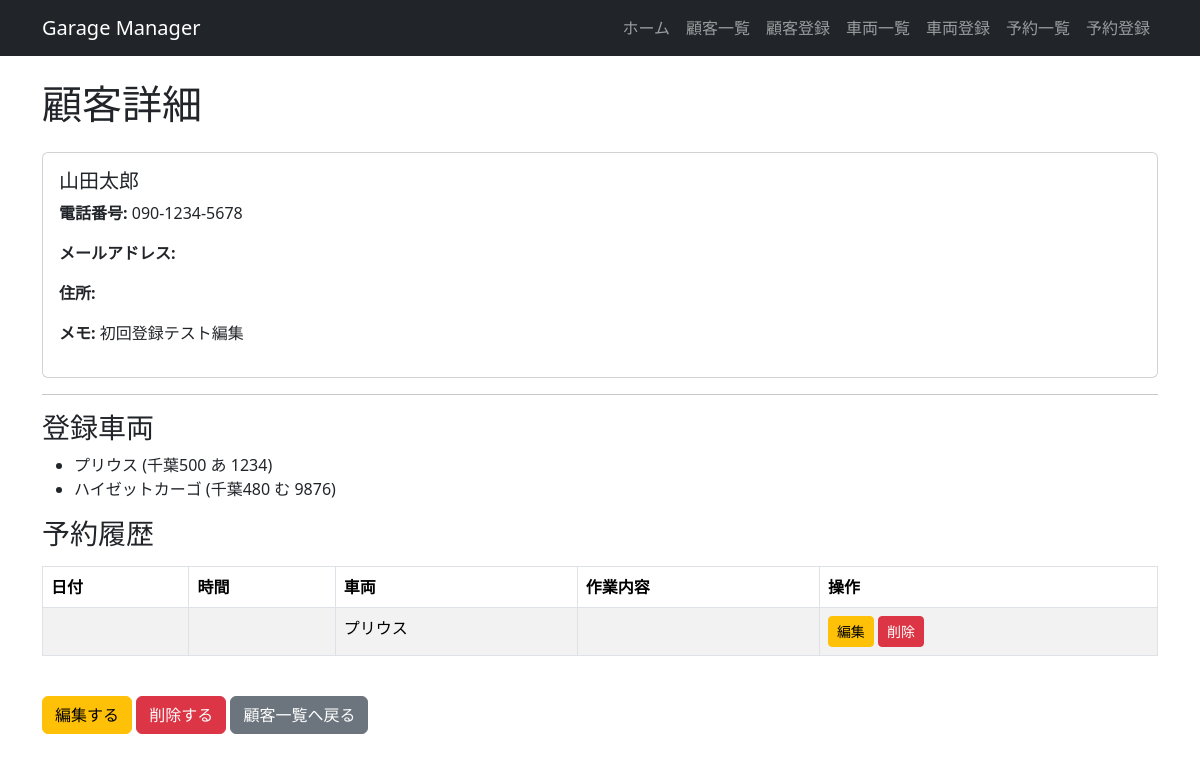
The page /customers/1/ on the database as committed earlier.
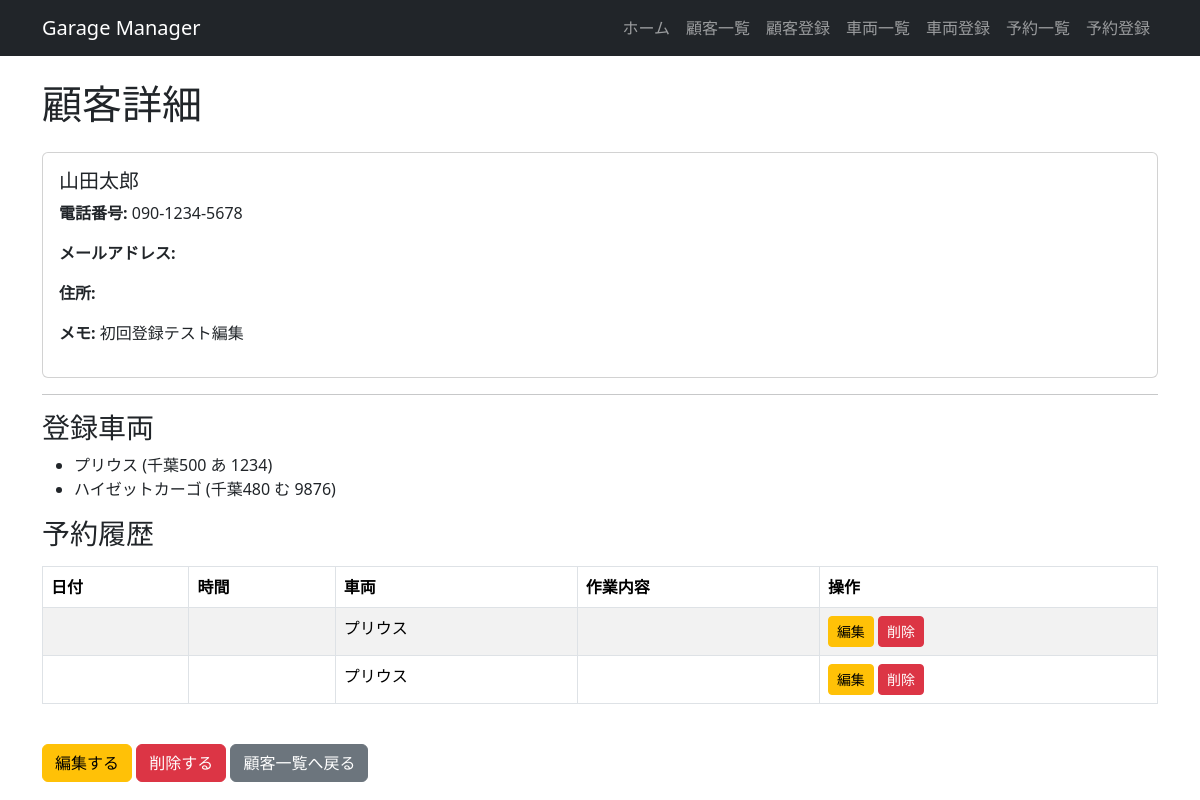
The same page on the database as committed later.
### garage/models.py (models this page shows, shortened)
class Customer(models.Model):
    name = models.CharField('顧客名', max_length=100)
    phone = models.CharField('電話番号', max_length=20)
    email = models.EmailField('メールアドレス', blank=True)
    address = models.CharField('住所', max_length=255, blank=True)
    note = models.TextField('メモ', blank=True, null=True)
    created_at = models.DateTimeField('作成日時', auto_now_add=True)
    updated_at = models.DateTimeField('更新日時', auto_now=True)

class Vehicle(models.Model):
    customer = models.ForeignKey(Customer, on_delete=models.CASCADE,verbose_name='顧客')
    name = models.CharField('車名', max_length=100)
    plate_number = models.CharField('ナンバー', max_length=20)
    created_at = models.DateTimeField('作成日時', auto_now_add=True)
    updated_at = models.DateTimeField('更新日時', auto_now=True)

class Reservation(models.Model):
    class Status(models.TextChoices):
        PENDING = "pending", "保留"
        CONFIRMED = "confirmed", "予約確定"
        IN_PROGRESS = "in_progress", "作業中"
        COMPLETED = "completed", "完了"
        CANCELED = "canceled", "キャンセル"
    customer = models.ForeignKey(Customer, on_delete=models.CASCADE)
    vehicle = models.ForeignKey(Vehicle, on_delete=models.CASCADE)
    reserved_at = models.DateTimeField()
    menu = models.CharField(max_length=200, default="未設定")
    notes = models.TextField(blank=True)
    status = models.CharField(
        max_length=20,
        choices=Status.choices,
        default=Status.PENDING,
    )

### garage/views.py (the view)
# urls.py: path('customers/<int:pk>/', views.customer_detail, name='customer_detail'),
def customer_detail(request, pk):
    customer = get_object_or_404(Customer, pk=pk)
    context = {
        'customer': customer,
    }
    return render(request, 'garage/customer_detail.html', context)

### garage/templates/garage/customer_detail.html (shortened to what this page needs)
{% extends 'base.html' %}
{% block content %}
<h1 class="mb-4">顧客詳細</h1>
<div class="card">
    <div class="card-body">
        <h5 class="card-title">{{ customer.name }}</h5>
        <p><strong>電話番号:</strong> {{ customer.phone }}</p>
        <p><strong>メールアドレス:</strong> {{ customer.email }}</p>
        <p><strong>住所:</strong> {{ customer.address }}</p>
        <p><strong>メモ:</strong> {{ customer.note }}</p>
    </div>
</div>
<hr>
<h3>登録車両</h3>
{% if customer.vehicle_set.all %}
    <ul>
        {% for vehicle in customer.vehicle_set.all %}
            <li>
                {{ vehicle.name }} ({{ vehicle.plate_number }})
            </li>
            {% endfor %}
    </ul>
{% else %}
    <p>車両が登録されていません。</p>
{% endif %}
<h3 class="mb-3">予約履歴</h3>
{% if customer.reservation_set.all %}
<table class="table table-bordered table-striped mb-4">
    <thead>
        <tr>
            <th>日付</th>
            <th>時間</th>
            <th>車両</th>
            <th>作業内容</th>
            <th>操作</th>
        </tr>
    </thead>
    <tbody>
        {% for reservation in customer.reservation_set.all %}
            <tr>
                <td>{{ reservation.date }}</td>
                <td>{{ reservation.time }}</td>
                <td>{{ reservation.vehicle.name }}</td>
                <td>{{ reservation.description }}</td>
                <td>
                    <a href="{% url 'reservation_update' reservation.pk %}" class="btn btn-sm btn-warning">編集</a>
                    <a href="{% url 'reservation_delete' reservation.pk %}" class="btn btn-sm btn-danger">削除</a>
                </td>
            </tr>
            {% endfor %}
    </tbody>
</table>
{% else %}
    <p>この顧客にはまだ予約がありません。</p>
    {% endif %}
<a href="{% url 'customer_update' customer.pk %}" class="btn btn-warning mt-3">編集する</a>
<a href="{% url 'customer_delete' customer.pk %}" class="btn btn-danger mt-3">削除する</a>
<a href="{% url 'customer_list' %}" class="btn btn-secondary mt-3">顧客一覧へ戻る</a>
{% endblock %}

### templates/base.html (shortened to what this page needs)
<!DOCTYPE html>
<html lang="ja">
<head>
    <link href="https://cdn.jsdelivr.net/npm/bootstrap@5.3.3/dist/css/bootstrap.min.css" rel="stylesheet">
</head>
<body>
    <nav class="navbar navbar-expand-lg navbar-dark bg-dark">
        <div class="container">
            <a class="navbar-brand" href="{% url 'home' %}">Garage Manager</a>
            <div class="navbar-nav">
                <a class="nav-link" href="{% url 'home' %}">ホーム</a>
                <a class="nav-link" href="{% url 'customer_list' %}">顧客一覧</a>
                <a class="nav-link" href="{% url 'customer_create' %}">顧客登録</a>
                <a class="nav-link" href="{% url 'vehicle_list' %}">車両一覧</a>
                <a class="nav-link" href="{% url 'vehicle_create' %}">車両登録</a>
                <a class="nav-link" href="{% url 'reservation_list' %}">予約一覧</a>
                <a class="nav-link" href="{% url 'reservation_create' %}">予約登録</a>
            </div>
        </div>
    </nav>
    <main class="container mt-4">
        {% block content %}
        {% endblock %}
    </main>
</body>
</html>

Rows that differ between the two databases and show on the page:
added Reservation: vehicle.name "プリウス"
